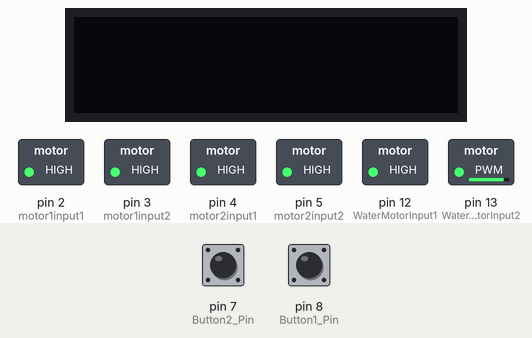
Simulated run of this sketch. Board: Arduino Uno, built with avr-gcc and run on an emulated ATmega328P. Parts: 128×32 one-colour display, switched loads named in the sketch (green lamp = pin HIGH). The test bench sets the inputs (shaded band); at power-on: pin 8 (Button1_Pin) LOW, pin 7 (Button2_Pin) LOW.

Above: at 3.2 s.
3.3 s: pin 8 (Button1_Pin) pulled HIGH for 0.15 s
At 5.1 s:
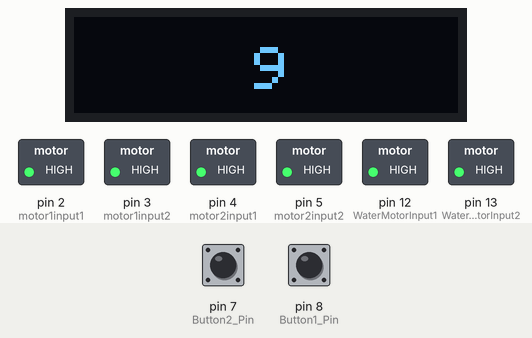
6.4 s: pin 7 (Button2_Pin) pulled HIGH for 0.15 s
At 7.6 s:
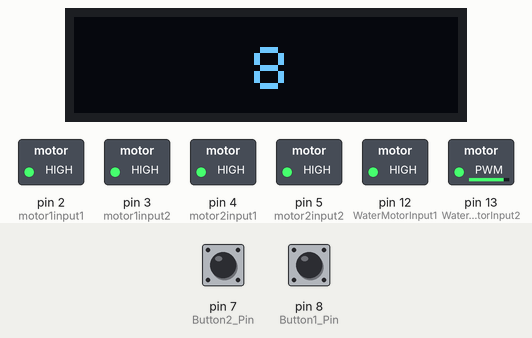
8.0 s: pin 8 (Button1_Pin) pulled HIGH for 1 s
At 9.5 s:
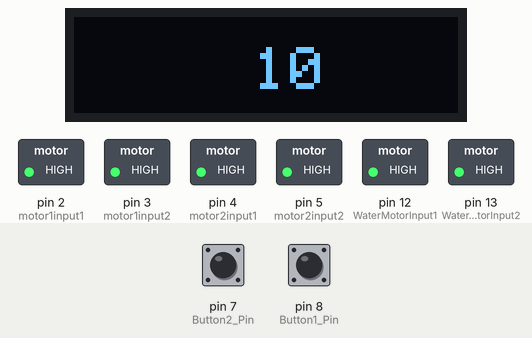
10.5 s: pin 7 (Button2_Pin) pulled HIGH for 1 s
At 10.9 s:
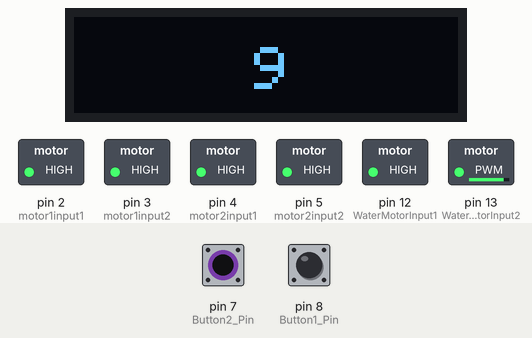
Timing chart, 0 to 13.5 s (numbered marks = the images above; inputs shaded):
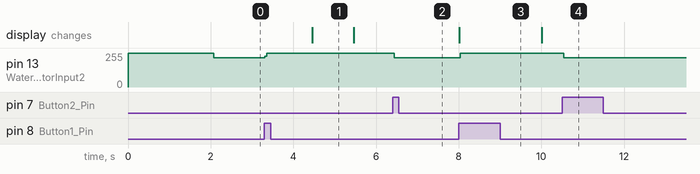

Measured:
- after the input at 3.3 s, pin 13 (WaterMotorInput2): 219/255 → 255/255 at once; the display: changes after 1.2 s (image 1)
- after the input at 6.4 s, pin 13 (WaterMotorInput2): 255/255 → 219/255 at once
- after the input at 8.0 s, pin 13 (WaterMotorInput2): 219/255 → 255/255 at once; the display: changes at once (image 3)
- after the input at 10.5 s, pin 13 (WaterMotorInput2): 255/255 → 219/255 at once
- what the display in image 1 shows lasts 1.0 s, from 4.5 s to 5.5 s

The sketch:

juggie.ino
```cpp
// import libraries for controlling OLED
#include <Wire.h>
#include <Adafruit_GFX.h>
#include <Adafruit_SSD1306.h>

// #define are macros (like constants) that  won't change. They're used here to set pin numbers.
// setting up force sensor, ultrasonic sensor, moving motor 1, moving motor 2, water motor
#define echoPin 10 // attach pin D2 Arduino to pin Echo of HC-SR04
#define trigPin 11 // attach pin D3 Arduino to pin Trig of HC-SR04
#define FORCE_SENSOR_PIN A3 // the FSR and 10K pulldown are connected to A3
#define motor1input1 2 // In1
#define motor1input2 3 // In2
#define motor2input1 4 // In3
#define motor2input2 5 // En2
#define WaterMotorInput1 12 // TODO: put new pin
#define WaterMotorInput2 13 // TODO: put new pin
#define Button1_Pin 8 // the number of the pushbutton1 pin (the on button)
#define Button2_Pin 7 // the number of the pushbutton2 pin (the off button)

// define screen size (if your OLED 123x32), aka setting up water motor
#define SCREEN_WIDTH 128 // OLED display width,  in pixels
#define SCREEN_HEIGHT 32 // OLED display height, in pixels

//define CONSTANTS:
const unsigned long TimeInterval = 10.0; // 5sec = 5000 millisec (it actually displays 4)
const long ExpectedDistance = 10.0; // how far away we want the target to be
const int accidental_touch_value = 1000; // from 0 to 20, just in case it's LIGHTLY touched

// define VARIABLES:
// for buttons
int Button1_State = 0;  // variable for reading the ONbutton status
int Button2_State = 0; // variable for reading the OFFbutton status
bool on = false; // variable for keeping track of ON or OFF

// for ultrasonic
long duration; // variable for the duration of sound wave travel
long distance;  // variable for the distance measurement
long diff;

// for timer
unsigned long StartTime;
unsigned long TimeElapsed;
unsigned long pervious_time = 0;
int CountDown = 100; //whatever just to make the countdown work later

// OLED object
Adafruit_SSD1306 oled(SCREEN_WIDTH, SCREEN_HEIGHT, &Wire, -1);

void setup() {
  Serial.begin(9600); // Serial Communication is starting with 9600 of baudrate speed

  // initialize digital pin LED_BUILTIN as an output:
  pinMode(LED_BUILTIN, OUTPUT);
  // initialize the on_button pin as an input:
  pinMode(Button1_Pin, INPUT);
  // initialize the off_button pin as an input;
  pinMode(Button2_Pin, INPUT);

  //Set all the pin for ultrasonic sensor
  pinMode(trigPin, OUTPUT); // Sets the trigPin as an OUTPUT
  pinMode(echoPin, INPUT); // Sets the echoPin

  //Set all the pin as OUTPUT for motor1 & motor2
  pinMode(motor1input1,OUTPUT);
  pinMode(motor1input2,OUTPUT);
  pinMode(motor2input1,OUTPUT);
  pinMode(motor2input2,OUTPUT);

  //Set all the pin as OUTPUT for WaterMotor
  pinMode(WaterMotorInput1,OUTPUT);
  pinMode(WaterMotorInput2,OUTPUT);

  //Set all the pin to Logic HIGH to initially turn off motor1 & motor2
  digitalWrite(motor1input1,HIGH);
  digitalWrite(motor1input2,HIGH);
  digitalWrite(motor2input1,HIGH);
  digitalWrite(motor2input2,HIGH);

  //Set all the pin to Logic HIGH to initially turn off WaterMotor
  digitalWrite(WaterMotorInput1,HIGH);
  digitalWrite(WaterMotorInput2,HIGH);

  // initialize OLED display with address 0x3C for 128x64
  if (!oled.begin(SSD1306_SWITCHCAPVCC, 0x3C)) {
    Serial.println(F("SSD1306 allocation failed"));
    while (true);
  }

  delay(2000);         // wait for initializing
  oled.clearDisplay(); // clear display
  oled.setTextSize(2);          // text size
  oled.setTextColor(WHITE);     // text color
  oled.setCursor(0, 0);        // position to display

  // get starting time
  StartTime = millis();
}

void loop() {
  // put your main code here, to run repeatedly:
  // read the state of the pushbutton value:
  Button1_State = digitalRead(Button1_Pin); // read from button1
  Button2_State = digitalRead(Button2_Pin); // read from button2
  if (Button1_State == HIGH) {
    reset_time();
  }
  // main program + turn on/off light to show us it's ON/OFF right now
  if (button_ON()) { // if button is ON
    digitalWrite(LED_BUILTIN, HIGH); // LED is on
    display_time(); // start countdown + display time
    if (time_elapsed() >= TimeInterval) { // if our time interval is up (time up!)
      if (!force_sensed()) { // if water jug not held
        chase_target(); // chase
        if (difference() <= ExpectedDistance) { // if current distance away from target is what we want
          spray_water(); // spray
        }
      } else if (force_sensed()) { // if water jug is held
        reset_time(); // make timer start from 0 again by setting TimeElapsed = 0
        // this should restart the whole program
        stop_everything();
      }
    }
  } else { // if button is OFF
    digitalWrite(LED_BUILTIN, LOW); // LED is off
    // and just don't run the program, aka just do nothing here
    stop_everything();
    // just stop everything
  }
}

// ---------- STOP WHOLE THING ----------
void stop_everything() {
  //Set all the pin to Logic HIGH to turn off motor1 & motor2
  digitalWrite(motor1input1,HIGH);
  digitalWrite(motor1input2,HIGH);
  digitalWrite(motor2input1,HIGH);
  digitalWrite(motor2input2,HIGH);

  //Set all the pin to Logic HIGH to turn off WaterMotor
  digitalWrite(WaterMotorInput1,HIGH);
  digitalWrite(WaterMotorInput2,HIGH);

  //Set screen to nothing to turn it off
  oled.clearDisplay();
}

// ---------- BUTTONS (ON&OFF) ----------
bool button_ON() {
  // check if the buttons are pressed, decide if right now should be ON / OFF
  // If the Button1_State is HIGH, we change "on" to true.
  // If the Button2_State is HIGH, we change "on" to false.
  if (Button1_State == HIGH) {
    on = true; // turn "on" to true
  } else if (Button2_State == HIGH) {
    on = false; // turn "on" to false
  }

  return on; // return if ON or OFF right now
}

// ---------- SPRAY_WATER ----------
void spray_water() {
  digitalWrite(WaterMotorInput1,LOW);
  // TODO: if this spins in wrong direction, change to input2 to spin the other direction
}

// ---------- CHASE_TARGET & DISTANCE HELPERS----------
void chase_target() {
  diff = difference();
  if (diff < 10) {
    digitalWrite(motor1input1, HIGH);
    digitalWrite(motor2input1, HIGH);
  } else {
    digitalWrite(motor1input1, LOW);
    digitalWrite(motor2input1, LOW);
  }
}

long current_distance() {
  // Clears the trigPin condition
  // delay POTENTIALLY causes problem?? probably not, but just to be cautious
  digitalWrite(trigPin, LOW);
  delayMicroseconds(2);
  // Sets the trigPin HIGH (ACTIVE) for 10 microseconds
  digitalWrite(trigPin, HIGH);
  delayMicroseconds(10);
  digitalWrite(trigPin, LOW);
  // Reads the echoPin, returns the sound wave travel time in microseconds
  duration = pulseIn(echoPin, HIGH);
  // Calculating the distance
  distance = duration * 0.034 / 2.0; // Speed of sound wave divided by 2 (go and back)
  // Displays the distance on the Serial Monitor
  return distance; //in cm, should be an int
}

long difference() {
  long distance = current_distance();
  return distance - ExpectedDistance;
}

// ---------- DISPLAY_TIME & TIME HELPERS ----------
void display_time() {
  TimeElapsed = time_elapsed();
  if ((TimeElapsed != pervious_time) && (CountDown > 0)) {
    pervious_time = TimeElapsed;
    CountDown = TimeInterval - TimeElapsed;

    oled.setCursor(60, 10);
    oled.clearDisplay();
    oled.print(CountDown);
    oled.display();   // show on OLED
  }
}

unsigned long time_elapsed() {
  unsigned long CurrentTime = millis();
  return (CurrentTime - StartTime)/1000;
}

void reset_time() {
  CountDown = 100;
  StartTime = millis();
}

// ---------- FORCE HELPER ----------
bool force_sensed() {  // run this in loop!!!!!!
  int analogReading = analogRead(FORCE_SENSOR_PIN);
  if (analogReading < accidental_touch_value)
    return false;
  else {
    return true;
  }
}
```
